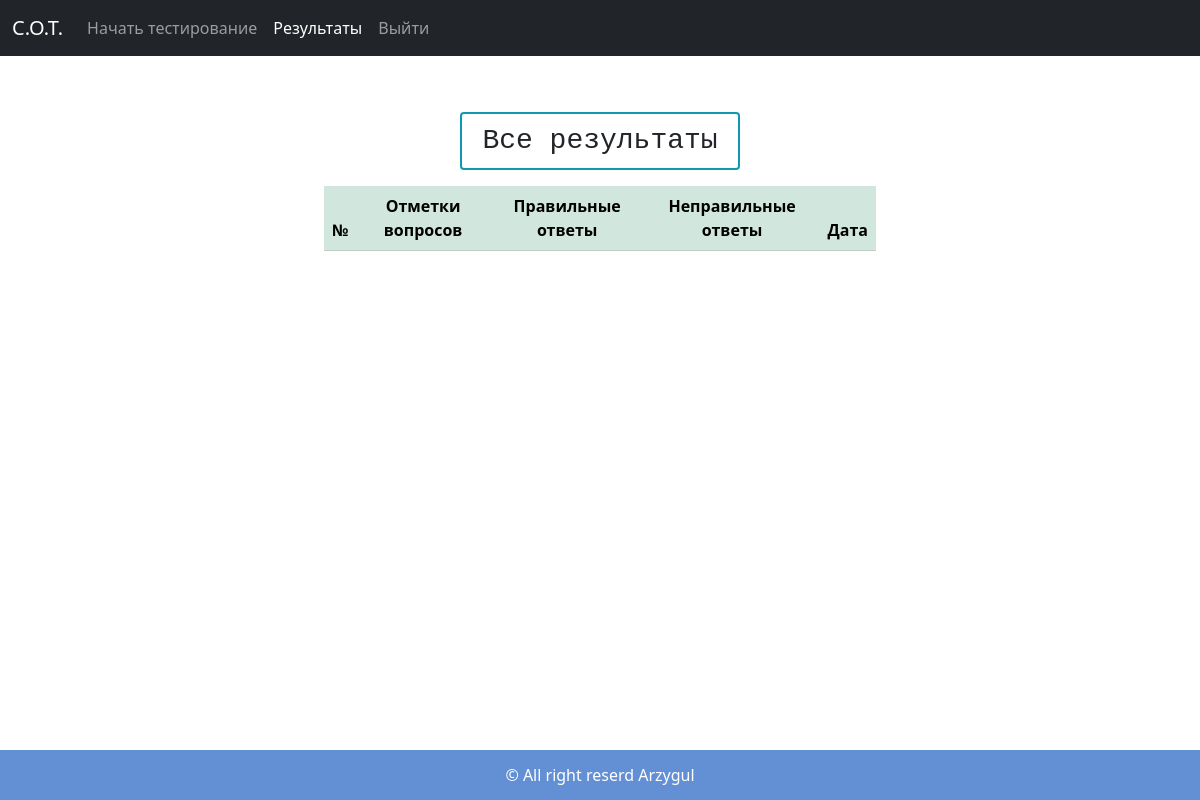
Before: /user-results (signed in) with the older database file.
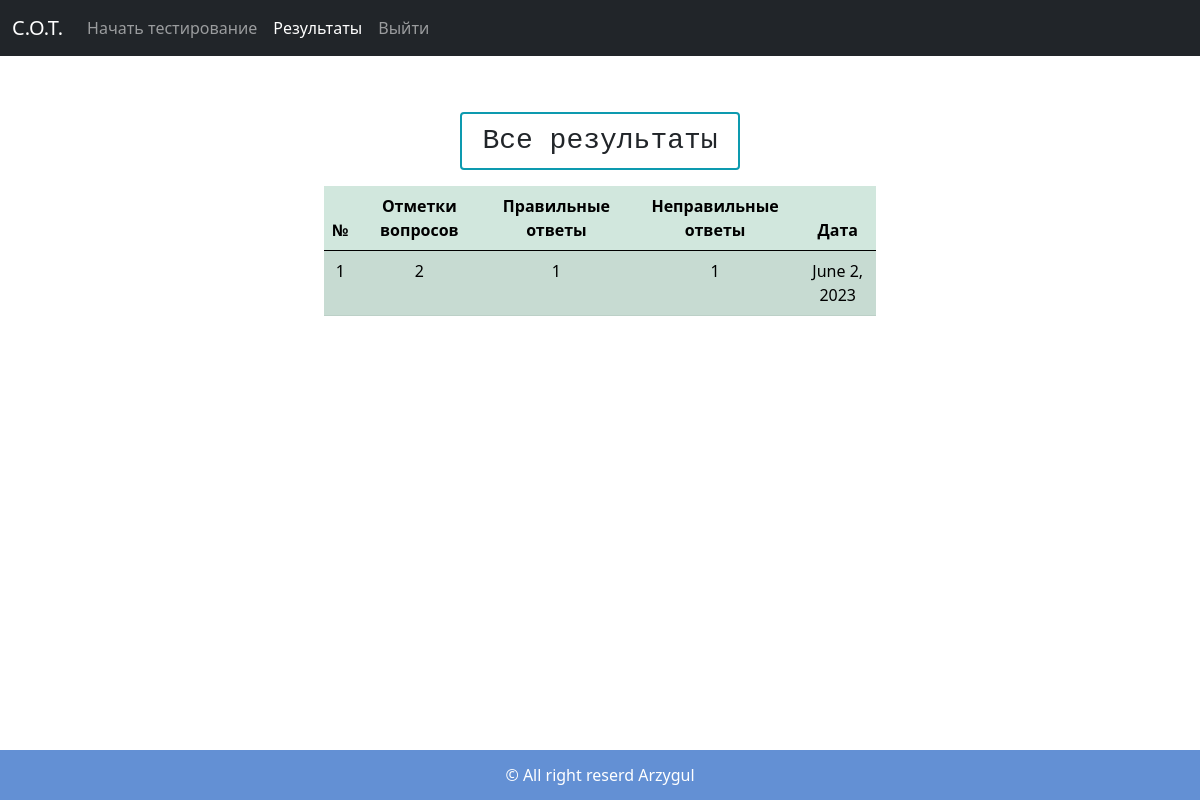
After: the same page with the newer database file.
### OTS/models.py (models this page shows)
class Result(models.Model):
    user=models.ForeignKey(User,on_delete=models.CASCADE)
    total_attempt=models.IntegerField()
    total_wrong=models.IntegerField()
    total_right=models.IntegerField()
    date=models.DateField(null=False, blank=False, auto_now=True,
    verbose_name=u'Fecha de última modificación')

### OTS/views.py (the view)
# urls.py: path('user-results',userResults , name='userresults'),
def userResults(request):
    result=Result.objects.filter(user=request.session['username'])
    res=render(request,'OTS/results.html',{'result':result})
    return res

### templates/OTS/results.html (shortened to what this page needs)
<!DOCTYPE html>
<html lang="rus">
  {% load static %}
  <head>
    <link
      href="https://cdn.jsdelivr.net/npm/bootstrap@5.0.2/dist/css/bootstrap.min.css"
      rel="stylesheet"
    />
    <link rel="stylesheet" href="{% static 'css/style.css' %}" />
  </head>
  <body>
    <header>
      <nav class="navbar navbar-expand-lg navbar-dark bg-dark">
        <div class="container-fluid">
          <a class="navbar-brand" href="/">С.О.Т.</a>
          <div class="collapse navbar-collapse" id="navbarNav">
            <ul class="navbar-nav">
              <li class="nav-item">
                <a class="nav-link" href="{% url 'starttest' %}"
                  >Начать тестирование</a
                >
              </li>
              <li class="nav-item">
                <a
                  class="nav-link active"
                  href="{% url 'userresults' %}"
                  >Результаты</a
                >
              </li>
              <li class="nav-item">
                <a class="nav-link" href="{% url 'logout' %}"
                  >Выйти</a
                >
              </li>
            </ul>
          </div>
        </div>
      </nav>
    </header>
    <main class="mt-2">
      <section class="p-2 p-sm-5">
        <div>
          <h3 class="h3 result-title m-auto rounded mb-3">
           Все результаты
          </h3>
        </div>
        <table class="table table-success table-striped m-auto w-50 rounded">
          <thead>
            <th>№</th>
            <th>Отметки вопросов</th>
            <th>Правильные ответы</th>
            <th>Неправильные ответы</th>
            <th>Дата</th>
          </thead>
          {% for r in result%}
          <tr>
            <td>{{forloop.counter}}</td>
            <td>{{r.total_attempt}}</td>
            <td>{{r.total_right}}</td>
            <td>{{r.total_wrong}}</td>
            <td>{{r.date | date}}</td>
          </tr>
          {% endfor%}
        </table>
      </section>
    </main>
    <footer>
      <span>&copy; All right reserd Arzygul</span>
    </footer>
  </body>
</html>

### static/css/style.css (style rules this page uses)
footer { background-color: rgb(99, 144, 212); color: white; height: 50px; text-align: center; display: flex; align-items: center; justify-content: center; }

### templates/OTS/results.html (style rules this page uses)
.result-title { width: max-content; border: 2px solid #0d9aaf; padding: 10px 20px; font-family: monospace; }
table { text-align: center; }
footer { position: absolute; bottom: 0; left: 0; width: 100%; }

Changed rows visible on the page:
added Result: total_attempt "2", total_right "1", total_wrong "1", date "June 2, 2023"
